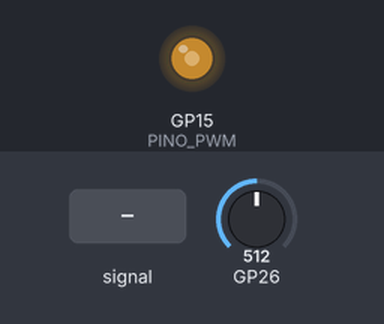
This sketch was run on a simulated Raspberry Pi Pico. Parts: output pins drawn as LEDs (lit = HIGH). The test bench sets the inputs (shaded band); at power-on: GP26 = 512.

Above: at 1.2 s.
1.3 s: GP26 fed a 200 Hz sine of ±81 counts around its level
Timing chart, 0 to 2.3 s (numbered marks = the images above; inputs shaded):
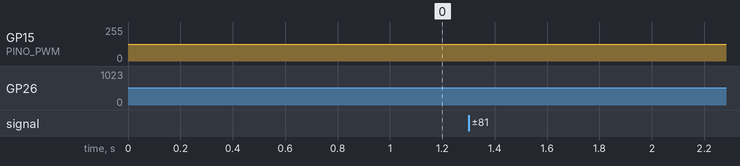

The sketch:

Vibecoding_Funcional_Grupo_1.ino
```cpp
#include <Arduino.h>
#include "hardware/adc.h"
#include "hardware/pwm.h"

// --- MAPEAMENTO DOS PINOS ---
#define PINO_ADC    27      // GP27 (Pino físico 32 da Pico)
#define CANAL_ADC   0       // ADC0 (Canal associado ao GP26)
#define PINO_PWM    15      // GP15 (Pino físico 20 da Pico)

uint slice_num;
uint channel;
struct repeating_timer timer;

// Interrupção de hardware executada rigorosamente a 50 kHz (a cada 20 µs)
bool timer_callback(struct repeating_timer *t) {
    // 1. Lê a tensão analógica do ADC (12 bits: 0 a 4095)
    uint16_t amostra = adc_read();

    // 2. Mapeamento linear 1:1 para a gama do PWM (10 bits: 0 a 1023)
    // Divisão inteira por 4 (shift de 2 bits) em 1 ciclo de clock
    pwm_set_chan_level(slice_num, channel, amostra >> 2);

    return true;
}

void setup() {
    // 1. Inicialização do ADC
    adc_init();
    adc_gpio_init(PINO_ADC);
    adc_select_input(CANAL_ADC);

    // 2. Configuração do PWM de alta velocidade
    gpio_set_function(PINO_PWM, GPIO_FUNC_PWM);
    slice_num = pwm_gpio_to_slice_num(PINO_PWM);
    channel = pwm_gpio_to_channel(PINO_PWM);

    // wrap = 1023 -> Resolução de 10 bits
    // Frequência portadora = 125 MHz / 1024 ≈ 122.07 kHz
    pwm_set_wrap(slice_num, 1023);
    pwm_set_chan_level(slice_num, channel, 512); // Ponto de repouso (1.65V)
    pwm_set_enabled(slice_num, true);

    // 3. Ativa o temporizador periódico de amostragem por interrupção (-20 µs = 50 kHz)
    add_repeating_timer_us(-20, timer_callback, NULL, &timer);
}

void loop() {
    // O loop fica completamente livre; a transferência corre por hardware em background
}
```
